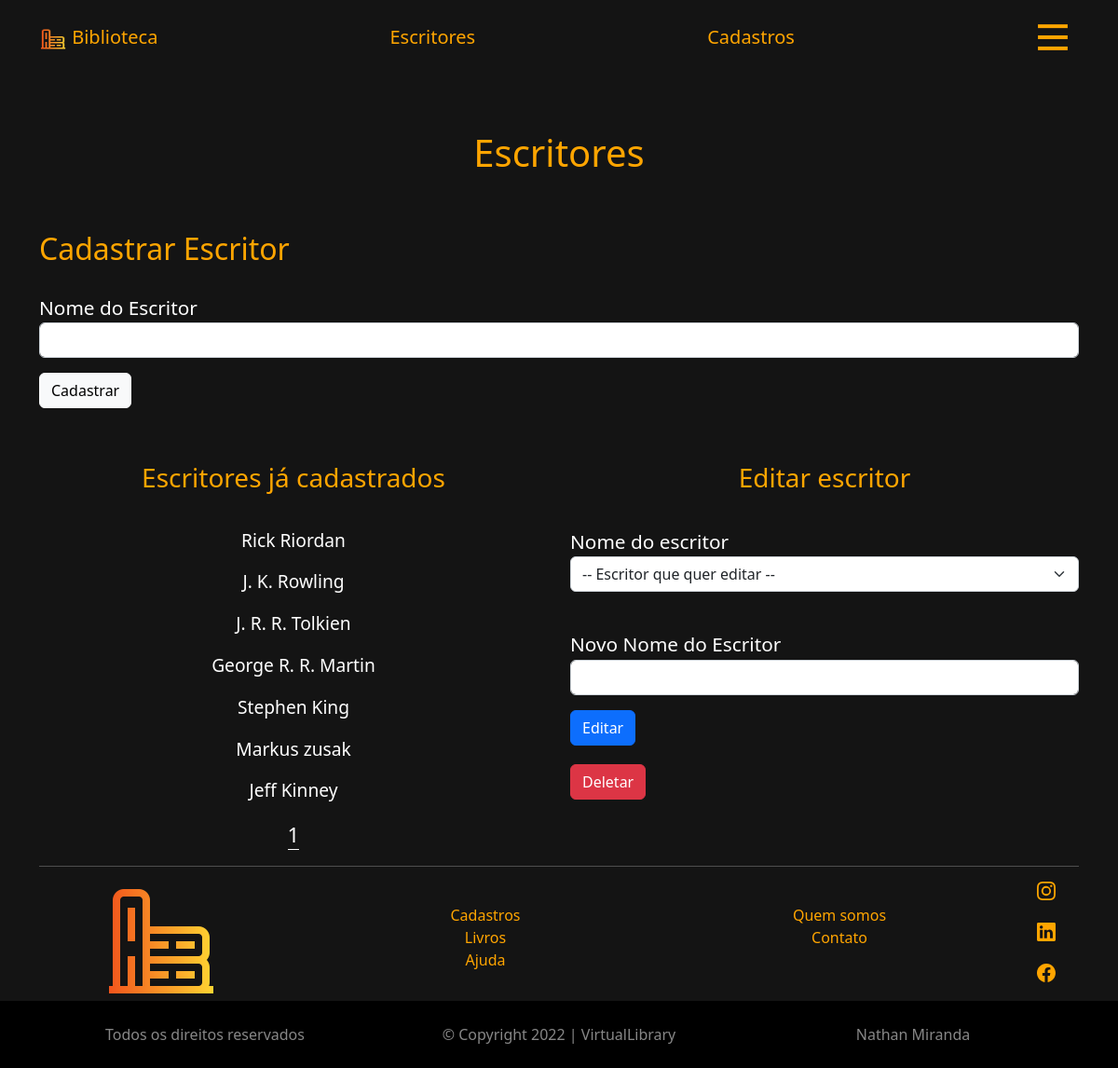
Page /frontend/page/writerForm?page=1 on the committed database.
### tables this page shows
CREATE TABLE `writers` (
  `id` int(11) NOT NULL,
  `writer_name` varchar(45) NOT NULL,
  `phone_number` varchar(25) DEFAULT NULL,
  `email` varchar(70) DEFAULT NULL
);

### frontend/page/writerForm.php (the view, shortened to what this page needs)
<?php
$conn = connect();
include_once '../components/header.php';
?>
<!DOCTYPE html>
<html lang="en">
<head>
    <link rel="stylesheet" href="/assets/app.css">
    <link href="https://cdn.jsdelivr.net/npm/bootstrap@5.2.3/dist/css/bootstrap.min.css" rel="stylesheet"
>
</head>
<body>
    <div class="container" id="orange-text">
        <h1 class="text-center" style="margin:1.5em;">Escritores</h1>
        <form action="../../backend/writerRegister.php" method="post">
            <div class="form-group" id="forms">
                <h2>Cadastrar Escritor</h2>
                <label for="writerName" id="forms" style="color:#fff;">Nome do Escritor</label>
                <input type="text" class="form-control" name="writerName" id="writerName" required>
            </div>
            <button type="submit" class="btn btn-light" style="margin-top:1em;">Cadastrar</button>
        </form>
    </div>
    <div class="container text-center">
        <div class="row">
            <div class="col-6">
                <h3 id="orange-text" style="margin: 1.3em 0 1.3em 0 ;">Escritores já cadastrados</h3>
            </div>
            <div class="col-6">
                <h3 id="orange-text" style="margin: 1.3em 0 1.3em 0 ;">Editar escritor</h3>
            </div>
        </div>
    </div>
    <div class="container">
        <div class="row">
            <div class="col-6 text-center" style="font-size: 1.2em;">
                <?php
                $page_current = filter_input(INPUT_GET, 'page', FILTER_SANITIZE_NUMBER_INT);
                $page = (!empty($page_current)) ? $page_current : 1;
                $pg_qty = 8;
                $start = ($pg_qty * $page) - $pg_qty;
                $stmt = $conn->prepare("SELECT * FROM writers LIMIT $start, $pg_qty");
                $stmt->execute(array());
                $result = $stmt->fetchAll();
                foreach ($result as $row) {
                    $writerName = $row['writer_name'];
                    echo "<p>$writerName</p>";
                }
                ?>
            </div>
            <div class="col-6">
                <div class="form-group">
                    <form action="../../backend/writerEdit.php" method="post">
                        <label for="writerNameEdit">Nome do escritor</label>
                        <select class="form-select" aria-label="Default select example" name="writerNameEdit"
                            id="writerNameEdit" required>
                            <option value="">-- Escritor que quer editar --</option>
                        </select>
                        <div class="form-group" id="forms">
                            <label for="editWriter" id="forms">Novo Nome do Escritor</label>
                            <input type="text" class="form-control" name="editWriter" id="editWriter"
                                required>
                        </div>
                        <button type="submit" class="btn btn-primary" style="margin-top:1em;">Editar</button>
                    </form>
                    <form action="../../backend/writerDelete.php" method="post" style="color: black; margin-top:1em;">
                        <button type="button" class="btn btn-danger" data-bs-toggle="modal"
                            data-bs-target="#exampleModal">
                            Deletar
                        </button>
                    </form>
                </div>
            </div>
        </div>
    </div>
    <div class="container text-center">
        <div class="row">
            <div class="col-6">
                <div style="font-size: 1.4em;">
                    <?php
                    $count = $conn->query("SELECT count(*) FROM writers")->fetchColumn();
                    $i = 1;
                    while ($count > 0) {
                        if ($page_current == $i) {
                            echo "<span id='page-nav'><a href='writerForm?page=$i'>$i</a></span> ";
                        } else {
                            echo "<a href='writerForm?page=$i'>$i</a> ";
                        }
                        $count = $count - 8;
                        $i++;
                    }
                    ?>
                </div>
            </div>
        </div>
    </div>
    <?php
    include_once '../components/footer.php';
    ?>
</body>

### assets/app.css (style rules this page uses)
#orange-text, #arrowBtn ,a { color: orange !important; text-decoration:none !important; }
body { background-color:#141414 !important; color: #fff !important; }
#page-nav a { border-bottom: 1px solid rgb(255, 255, 255); color: #fff !important; }
form { font-size: 1.3em !important; }
#forms { margin-top: 1em; }

### rows in the picture
writers: writer_name "Rick Riordan"
writers: writer_name "J. K. Rowling"
writers: writer_name "J. R. R. Tolkien"
writers: writer_name "George R. R. Martin"
writers: writer_name "Stephen King"
writers: writer_name "Markus zusak"
writers: writer_name "Jeff Kinney"
